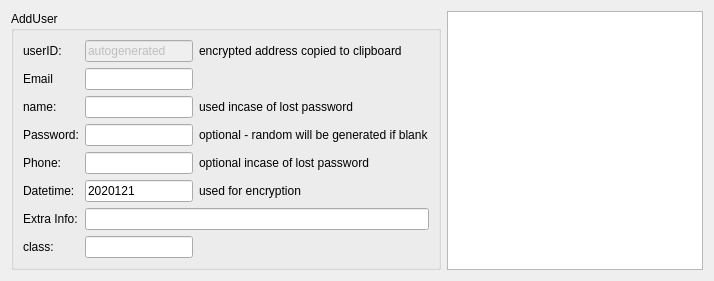
          <widget class="QWidget" name="tab_9">
           <attribute name="title">
            <string>Add User</string>
           </attribute>
           <layout class="QGridLayout" name="gridLayout_26">
            <item row="0" column="0">
             <widget class="QGroupBox" name="groupBox_2">
              <property name="title">
               <string>AddUser</string>
              </property>
              <layout class="QGridLayout" name="gridLayout_33">
               <item row="7" column="1">
                <widget class="QLineEdit" name="createclass">
                 <property name="text">
                  <string/>
                 </property>
                </widget>
               </item>
               <item row="0" column="2" colspan="2">
                <widget class="QLabel" name="label_36">
                 <property name="text">
                  <string>encrypted address copied to clipboard</string>
                 </property>
                </widget>
               </item>
               <item row="2" column="2" colspan="2">
                <widget class="QLabel" name="label_30">
                 <property name="text">
                  <string>used incase of lost password</string>
                 </property>
                </widget>
               </item>
               <item row="4" column="2" colspan="2">
                <widget class="QLabel" name="label_29">
                 <property name="text">
                  <string>optional incase of lost password</string>
                 </property>
                </widget>
               </item>
               <item row="0" column="0">
                <widget class="QLabel" name="label">
                 <property name="text">
                  <string>userID:</string>
                 </property>
                 <property name="scaledContents">
                  <bool>true</bool>
                 </property>
                </widget>
               </item>
               <item row="1" column="1">
                <widget class="QLineEdit" name="adduserEmail">
                 <property name="text">
                  <string/>
                 </property>
                </widget>
               </item>
               <item row="2" column="1">
                <widget class="QLineEdit" name="addusername">
                 <property name="text">
                  <string/>
                 </property>
                </widget>
               </item>
               <item row="3" column="2" colspan="2">
                <widget class="QLabel" name="label_39">
                 <property name="text">
                  <string>optional - random will be generated if blank</string>
                 </property>
                </widget>
               </item>
               <item row="4" column="1">
                <widget class="QLineEdit" name="lineEditPhone">
                 <property name="text">
                  <string/>
                 </property>
                </widget>
               </item>
               <item row="5" column="1">
                <widget class="QLineEdit" name="createuserdatetime">
                 <property name="text">
                  <string>2020121</string>
                 </property>
                </widget>
               </item>
               <item row="3" column="0">
                <widget class="QLabel" name="label_2834">
                 <property name="text">
                  <string>Password:</string>
                 </property>
                </widget>
               </item>
               <item row="7" column="0">
                <widget class="QLabel" name="label_38">
                 <property name="text">
                  <string>class:</string>
                 </property>
                </widget>
               </item>
               <item row="0" column="1">
                <widget class="QLineEdit" name="lineEditName">
                 <property name="enabled">
                  <bool>false</bool>
                 </property>
                 <property name="text">
                  <string>autogenerated</string>
                 </property>
                </widget>
               </item>
               <item row="6" column="0">
                <widget class="QLabel" name="label_32">
                 <property name="text">
                  <string>Extra Info:</string>
                 </property>
                </widget>
               </item>
               <item row="2" column="0">
                <widget class="QLabel" name="label_394">
                 <property name="text">
                  <string>name:</string>
                 </property>
                 <property name="scaledContents">
                  <bool>true</bool>
                 </property>
                </widget>
               </item>
               <item row="6" column="1" colspan="3">
                <widget class="QLineEdit" name="createextra">
                 <property name="text">
                  <string/>
                 </property>
                </widget>
               </item>
               <item row="5" column="2">
                <widget class="QLabel" name="label_31">
                 <property name="text">
                  <string>used for encryption</string>
                 </property>
                </widget>
               </item>
               <item row="5" column="0">
                <widget class="QLabel" name="label_4">
                 <property name="text">
                  <string>Datetime:</string>
                 </property>
                </widget>
               </item>
               <item row="4" column="0">
                <widget class="QLabel" name="label_343">
                 <property name="text">
                  <string>Phone:</string>
                 </property>
                </widget>
               </item>
               <item row="3" column="1">
                <widget class="QLineEdit" name="lineEditPassword">
                 <property name="text">
                  <string/>
                 </property>
                </widget>
               </item>
               <item row="1" column="0">
                <widget class="QLabel" name="label_396">
                 <property name="text">
                  <string>Email</string>
                 </property>
                 <property name="scaledContents">
                  <bool>true</bool>
                 </property>
                </widget>
               </item>
              </layout>
             </widget>
            </item>
            <item row="0" column="1">
             <widget class="QGraphicsView" name="adduserQRview"/>
            </item>
           </layout>
          </widget>
